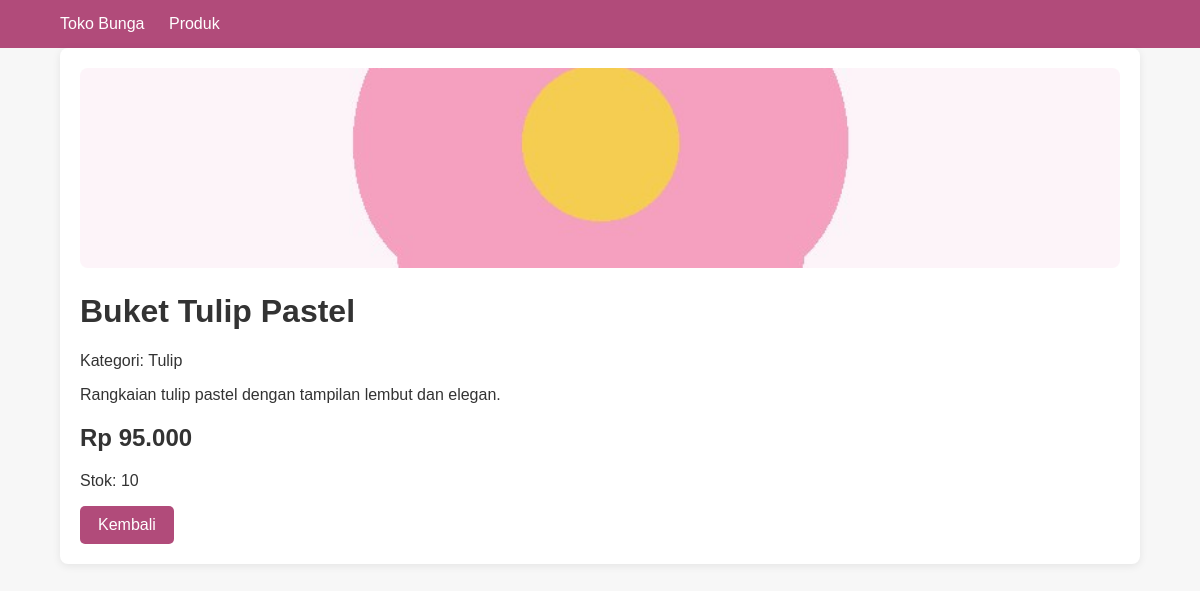
Screenshot of /detail.php?id=2 with the database file from the repository.
### tables this page shows
CREATE TABLE `produk` (
  `id` int(11) NOT NULL,
  `nama` varchar(100) NOT NULL,
  `kategori` varchar(50) NOT NULL,
  `deskripsi` text NOT NULL,
  `harga` decimal(12,2) NOT NULL,
  `stok` int(11) NOT NULL DEFAULT '0',
  `gambar` varchar(255) DEFAULT NULL,
  `created_at` timestamp NOT NULL DEFAULT CURRENT_TIMESTAMP
);

### detail.php (the view, shortened to what this page needs)
<?php
require_once "config/database.php";
$id = isset($_GET['id'])
    ? (int)$_GET['id']
    : 0;
$query = mysqli_query(
    $conn,
    "SELECT * FROM produk
     WHERE id = $id"
);
$produk = mysqli_fetch_assoc($query);
?>
<!DOCTYPE html>
<html>
<head>
    <link rel="stylesheet" href="assets/style.css">
</head>
<body>
<div class="navbar">
    <div class="container">
        <a href="index.php">
            Toko Bunga
        </a>
        <a href="produk.php">
            Produk
        </a>
    </div>
</div>
<div class="container">
    <div class="card">
        <?php if ($produk['gambar']): ?>
            <img
                src="uploads/produk/<?= htmlspecialchars($produk['gambar']); ?>"
                class="product-image"
            >
        <?php endif; ?>
        <h1>
            <?= htmlspecialchars($produk['nama']); ?>
        </h1>
        <p>
            Kategori:
            <?= htmlspecialchars($produk['kategori']); ?>
        </p>
        <p>
            <?= nl2br(
                htmlspecialchars($produk['deskripsi'])
            ); ?>
        </p>
        <h2>
            Rp <?= number_format(
                $produk['harga'],
                0,
                ',',
                '.'
            ); ?>
        </h2>
        <p>
            Stok:
            <?= $produk['stok']; ?>
        </p>
        <a
            href="produk.php"
            class="btn"
        >
            Kembali
        </a>
    </div>
</div>
</body>
</html>

### assets/style.css (style rules this page uses)
* { box-sizing: border-box; }
body { margin: 0; font-family: Arial, sans-serif; background: #f7f7f7; color: #333; }
.container { width: 90%; max-width: 1100px; margin: auto; }
.navbar { background: #b14b7a; padding: 15px 0; }
.navbar a { color: white; text-decoration: none; margin-right: 20px; }
.btn { display: inline-block; padding: 10px 18px; background: #b14b7a; color: white; text-decoration: none; border-radius: 5px; border: none; cursor: pointer; }
.card { background: white; padding: 20px; border-radius: 8px; margin-bottom: 20px; box-shadow: 0 2px 8px rgba(0,0,0,0.08); }
.product-image { width: 100%; height: 200px; object-fit: cover; border-radius: 8px; }

### rows the page displays
produk: gambar (picture), nama "Buket Tulip Pastel", kategori "Tulip", deskripsi "Rangkaian tulip pastel dengan tampilan lembut dan elegan.", harga "95.000", stok "10"
